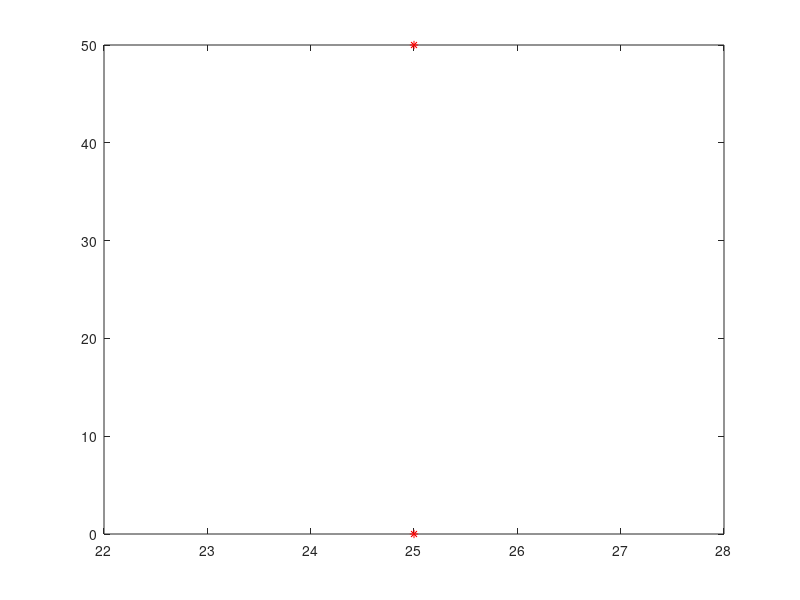

The MATLAB source for this figure: (Note: this script raises an error after producing the figure.)


clear all
close all

%%
addpath('FastMarching_version3b','SFfunctions')
for w=1:1
    
    fprintf([num2str(w) '\n'])
    clear TrS Data D Ti Pedrem N Nind dloc npedi LocalGoal DepGoal PedStart Path Obst r
    %dest=[0 10;0 30;50 30;50 10];
    cd /Users/Amir/Desktop/Silvio/capri4/eccv_alex/SocialForces
    %dest = [0 25;50 25];
    dest = [25 0;25 50];
    params = {[.534086 2.68818 0.0822700 200.940671 .505634 0.842588],...
        [1.780582 0.619282 1.303413 1.241795 0.223758 0.063400 2.145226 0.557420]};
    method='ewap';
    try
        % filename = 'C:\Users\Alexandre\Dropbox\Stages\Stanford\alex-jackrabbot\toy\0\static\ped_file.csv';
        %
        % mapname = 'C:\Users\Alexandre\Dropbox\Stages\Stanford\alex-jackrabbot\toy\0\static\sidewalk.mat';
        %
        %
        %
        %
        % Pedstart = importpedstart(filename);
        %[dest,Path,LocalGoal,Obst] = mapanalysis(mapname,0);
        
        %[dest,Path,LocalGoal,Obst] = mapanalysis('//Users//alex//Dropbox//Jackrabbot-alex//toy//0//static//sidewalk.mat');
        
        
        
        lt = 50;    % time length during when people can get in
        nped = 20;  % number of agent
        
        %random simulation of the number of agent and frequence of apparition.
        r = rand(1,lt);
        r = round(r.*nped./sum(r));
        
        ndest = size(dest,1);
        cen = mean(dest); % barycenter point of the map
        Vm = repmat(cen,ndest,1)-dest;
        Vm = Vm./norm(Vm);
        
        TrS = []; N=0; Nind =0; Pedrem = [];t=0; Pi=[]; dl={}; DepGoal=[];
        
        vm = .5;
        %
        aviobj = VideoWriter('simtrajEWAPtoy2.avi');
        % open(aviobj);
        
        % reevaluation localgoal (not too close to the obstacles)
        % lg=[];
        % for k=1:length(LocalGoal)
        %     for i=1:size(LocalGoal{k},1)
        %         [a,b] = min(sum(sqrt((repmat(LocalGoal{k}(i,:),size(Obst,1),1)-Obst).^2),2));
        %         if a<1
        %             LocalGoal{k}(i,:) = LocalGoal{k}(i,:)+...
        %                 10.*((LocalGoal{k}(i,:)-Obst(b,:)));
        %         end
        %     lg=[lg;LocalGoal{k}(i,:) Path(k,2:3)];
        %     end
        % end
        
        
        while N>0 || t<lt
            
            t=t+1;
            
            if t<=lt
                
                npedi = r(t);
                % npedi = size(Pedstart(Pedstart(:,3)==t,:),1);% number of pedestrian gettting in
                N = N+npedi;% number of pedestrian total in the map
                
                Ti=[];
                
                d1 = randi(ndest,1,npedi);
                d2 = randi(ndest,1,npedi);
                %           d2 = mod(d1+1,2);
                %           d2(d2==0)=4;
                
                
                %         d1 = Pedstart(Pedstart(:,3)==t,1)+1;% initial position
                %         d2 = Pedstart(Pedstart(:,3)==t,2)+1;% destination
                
                % if we consider that an agent can't leave from where he entered
                d2 = mod(d2 + ((d1-d2)==0),ndest+1);%+(d2==ndest);
                d2 = d2 + (d2==0);
                
                Ti(1:npedi,3) = t*ones(npedi,1);   % time of the apparition
                
                
                % Ti(1:npedi,3) = Pedstart(Pedstart(:,3)==t,3);     % time of the apparition
                Ti(1:npedi,1:2) = dest(d1,:)+[5*randn(npedi,1) zeros(npedi,1)  ]; % initial position + noise
                Ti(1:npedi,4) = (1:npedi)'+Nind;  % label of the agent
                
                % cell of local goal per agent
                %         Pi=[];
                %         for k=1:length(d1)
                %             Pi = [Pi; Path(Path(:,2)==d1(k)&Path(:,3)==d2(k),1)];
                %             destloc{k+Nind} = LocalGoal{Path(Path(:,2)==d1(k)&Path(:,3)==d2(k),1)};
                %         end
                
                % initial speed of entrance
                Vi = Vm(d1,:); + 0.005*randn(npedi,2); %#ok<VUNUS>
                % Vi = Pedstart(Pedstart(:,3)==t,4);
                
                % array containing DepGoal(label agent, origine, destination, path)
                % DepGoal = [DepGoal; (1+Nind:npedi+Nind)' d1' d2' Pi];
                
                DepGoal = [DepGoal; (1+Nind:npedi+Nind)' d1' d2' ];
                
                % TrS(id,px,py,vx,vy,pdestx,pdesty,u,gid,time,path)
                if npedi>0
                    TrS = [TrS;...
                        Ti(:,[4 1 2]) ...    % label + px + py
                        Vi ...               % initial speed
                        dest(d2,:)+[5*randn(npedi,1) zeros(npedi,1)  ] ...       % final destination
                        vm*ones(npedi,1)+rand(npedi,1)...
                        ones(npedi,1)...
                        t.*ones(npedi,1)];...     % time
                        %                 Pedstart(Pedstart(:,3)==t,4)...  % likely average speed
                    %                 Pedstart(Pedstart(:,3)==t,5)...    % group
                    %                DepGoal(1+Nind:npedi+Nind,4)...%#ok<*AGROW>  % path
                    %                ];
                end
            end
            
            
            % T(id,px,py,vx,vy,pdestx,pdesty,u,gid)
            
            
            if ~isempty(TrS)
                
                % withdraw agents gone.
                T = TrS(TrS(:,end)==t,:);
                if ~isempty(Pedrem)
                    for i=Pedrem'
                        T(T(:,1)==i,:)=[];
                    end
                end
                
                
                % D(id,px,py,vx,vy)
                if ~isempty(T)
                    D = pathPredict(T(:,1:end-1),[],params{1},1,'ewap');
                    
                    D(1:N,:)=[];
                    
                    
                    
                    TrS = [TrS;D T(T(:,1)==D(:,1),[6 7])...
                        T(T(:,1)==D(:,1),8) ones(size(D,1),1) ...
                        (t+1)*ones(size(D,1),1)]; %#ok<*AGROW>
                    
                    
                    
                    
                    % if someone is too close from its goal, or out of the map, errase him
                    Tnew = TrS(TrS(:,end)==(t+1),1:end);
                    pedsel = ((sum(abs(Tnew(:,2:3)-Tnew(:,6:7)),2))<5)+...
                        (Tnew(:,2)<min(dest(:,1))-10)+(Tnew(:,2)>max(dest(:,1))+10)+...
                        (Tnew(:,3)<min(dest(:,2))-10)+(Tnew(:,3)>max(dest(:,2))+10);
                    
                    Pedrem = unique(Tnew(logical(pedsel),1)); % agent label to remove.
                    
                end
                
                % withdraw the agent out. N = total agent currently in the map.
                N=N-length(Pedrem);
                Nind=Nind+npedi; % number of indice assigned;
                
                
                
                %% Plot & video
                
%                         figure(2)
%                         Vid=TrS(TrS(:,end)==t,:);
%                         plot(Vid((Vid(:,6)==50),2),Vid((Vid(:,6)==50),3),'o');
%                         hold on
%                         plot(Vid((Vid(:,6)==0),2),Vid((Vid(:,6)==0),3),'ro');% current agents' position
%                 
%                        % plot(Obst(:,1),Obst(:,2),'k.')      % map of Obstacles
%                         plot(cen(1),cen(2),'r*')            % barycenter of destinations
%                         plot(dest(:,1),dest(:,2),'b*')
%                         axis([-5 55 -5 55]);% final destinations & entrances
%                         %plot(lg(:,1),lg(:,2),'g*')          % local goals
%                         hold off
%                         frame = getframe;
%                         writeVideo(aviobj,frame);
                
                
                
            end
        end
        
        
        %% saving data.
        
        
%         simulationSF = TrS(:,[2 3 10 1 9]);
%       id, x, y, t 
        simulationSF = TrS(:,[1 2 3 10]);
        %dir = [file '/dynamic/'];
        cd('/Users/Amir/Desktop/Silvio/capri4/eccv_alex/SocialForces')
        csvwrite(['simulationRdSF' num2str(w) '.csv'],simulationSF);
        
    end
end
%% Final plot of the trajectories
%
% plot(dest(:,1),dest(:,2),'r*')
% hold on
% for k=1:200
%     p=TrS(TrS(:,1)==k,:);
%     plot(p(:,2),p(:,3));
% %     pause
%     hold on
% end

plot(dest(:,1),dest(:,2),'r*')
hold on
for t=1:200
    p=TrS(TrS(:,10)==t,:)
    scatter(p(:,2),p(:,3));
    pause
    hold on
end


